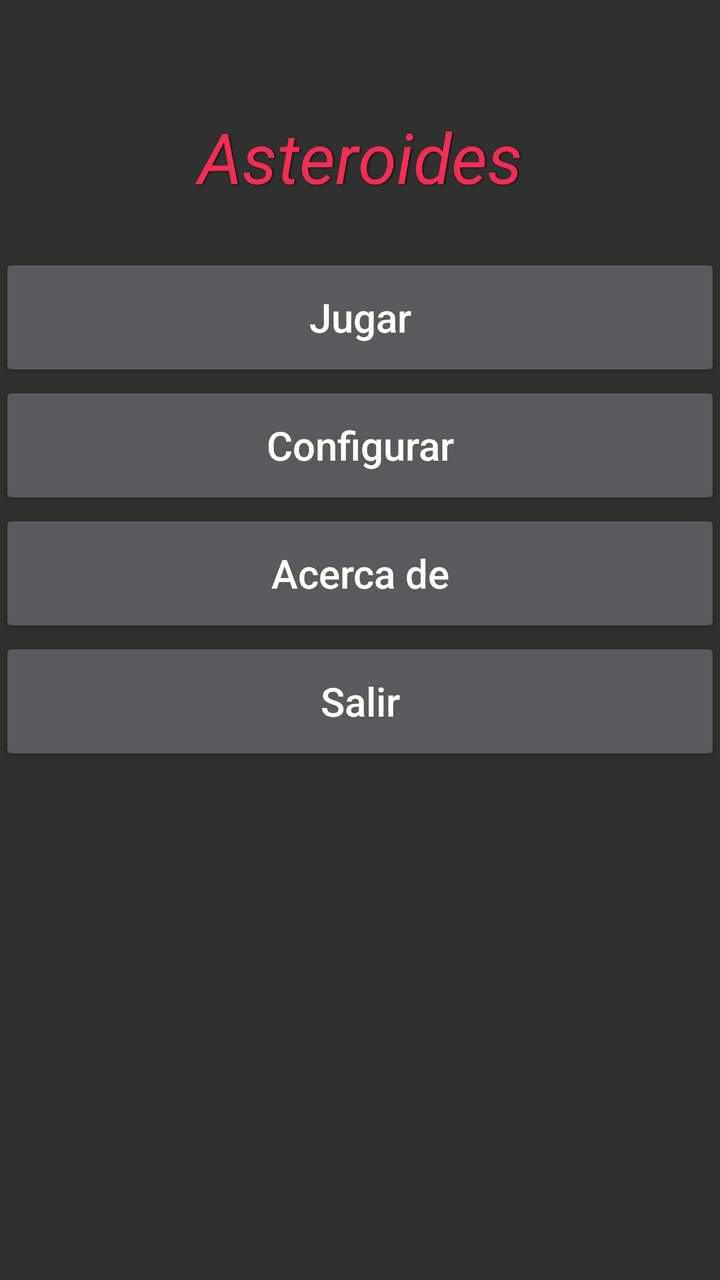
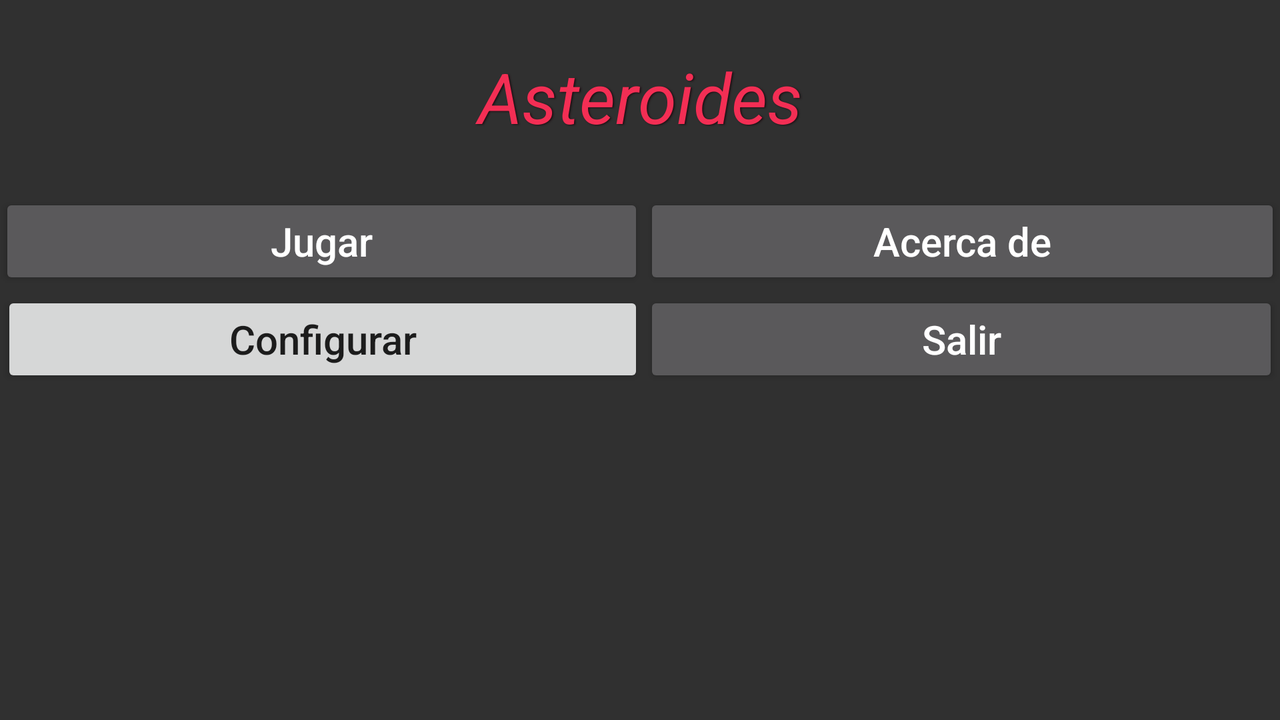

First picture: res/layout/ on a phone held upright. Second picture: the repository's own variant of that layout, on a device whose configuration matches the variant's folder. Source for both follows.
<!-- AndroidManifest.xml: activity theme TemaAsteroides -->
<!-- res/layout/activity_main.xml -->
<LinearLayout xmlns:android="http://schemas.android.com/apk/res/android"
    xmlns:tools="http://schemas.android.com/tools"
    android:layout_width="match_parent"
    android:layout_height="match_parent"
    android:paddingLeft="@dimen/activity_horizontal_margin"
    android:paddingRight="@dimen/activity_horizontal_margin"
    android:paddingTop="@dimen/activity_vertical_margin"
    android:paddingBottom="@dimen/activity_vertical_margin"
    android:background="@color/background_material_dark"
    tools:context=".MainActivity"
    android:orientation="vertical"
    android:weightSum="1">

    <TextView android:text="@string/app_name"
        style="@style/TextoAsteroides"
        android:gravity="center_horizontal"
        android:layout_marginTop="50dp" />

    <Button
        android:layout_width="fill_parent"
        android:layout_height="wrap_content"
        android:textAllCaps="false"
        android:textSize="20sp"
        android:layout_marginTop="20dp"
        android:text="@string/jugar"
        android:id="@+id/button2"
        android:layout_weight="0.05" />

    <Button
        android:layout_width="fill_parent"
        android:layout_height="wrap_content"
        android:layout_weight="0.05"
        android:textAllCaps="false"
        android:textSize="20sp"
        android:text="@string/configurar"
        android:id="@+id/button"/>

    <Button
        android:layout_width="fill_parent"
        android:layout_height="wrap_content"
        android:layout_weight="0.05"
        android:textAllCaps="false"
        android:textSize="20sp"
        android:text="@string/acercade"
        android:id="@+id/button3"
        android:onClick="lanzarAcercaDe"/>

    <Button
        android:layout_width="fill_parent"
        android:layout_height="wrap_content"
        android:layout_weight="0.05"
        android:textAllCaps="false"
        android:textSize="20sp"
        android:text="@string/salir"
        android:id="@+id/button4" />


</LinearLayout>
<!-- resources referenced by this layout -->
<resources>
  <string name="acercade">Acerca de</string>
  <string name="app_name">Asteroides</string>
  <string name="configurar">Configurar</string>
  <string name="jugar">Jugar</string>
  <string name="salir">Salir</string>
  <style name="TextoAsteroides">
          <item name="android:layout_width">match_parent</item>
          <item name="android:layout_height">wrap_content</item>
          <item name="android:textColor">#fff32e54</item>
          <item name="android:shadowColor">#bb1a060b</item>
          <item name="android:shadowRadius">1.5</item>
          <item name="android:shadowDx">2</item>
          <item name="android:shadowDy">1</item>
          <item name="android:textStyle">italic</item>
          <item name="android:textSize">35sp</item>
          <item name="android:padding">5dp</item>
      </style>
  <style name="TemaAsteroides" parent="Theme.AppCompat.NoActionBar">
          <item name="android:layout_width">match_parent</item>
          <item name="android:layout_height">wrap_content</item>
      </style>
</resources>
<!-- res/layout-land/activity_main.xml (the author's variant of the layout above) -->
<!-- drawn on the phone turned sideways -->
<LinearLayout xmlns:android="http://schemas.android.com/apk/res/android"
    xmlns:tools="http://schemas.android.com/tools"
    android:layout_width="match_parent"
    android:layout_height="match_parent"
    android:paddingLeft="@dimen/activity_horizontal_margin"
    android:paddingRight="@dimen/activity_horizontal_margin"
    android:paddingTop="@dimen/activity_vertical_margin"
    android:paddingBottom="@dimen/activity_vertical_margin"
    android:background="@color/background_material_dark"
    tools:context=".MainActivity"
    android:orientation="vertical"
    android:weightSum="1">

    <TextView android:text="@string/app_name"
        style="@style/TextoAsteroides"
        android:gravity="center_horizontal"
        android:layout_marginTop="20dp" />

<TableLayout xmlns:android="http://schemas.android.com/apk/res/android"
    android:id="@+id/tableLayout1"
    android:layout_width="fill_parent"
    android:layout_height="fill_parent">
    
    <TableRow
        android:id="@+id/tableRow1"
        android:layout_width="wrap_content"
        android:layout_height="wrap_content">
    <Button
        android:layout_width="fill_parent"
        android:layout_height="wrap_content"
        android:layout_weight="0.5"
        android:textAllCaps="false"
        android:textSize="20sp"
        android:layout_marginTop="20dp"
        android:text="@string/jugar"
        android:id="@+id/button2"/>

    <Button
        android:layout_width="fill_parent"
        android:layout_height="wrap_content"
        android:layout_weight="0.5"
        android:textAllCaps="false"
        android:layout_marginTop="20dp"
        android:textSize="20sp"
        android:text="@string/acercade"
        android:id="@+id/button3" />
    </TableRow>
    <TableRow
        android:id="@+id/tableRow2"
        android:layout_width="wrap_content"
        android:layout_height="wrap_content"
        android:padding="1dip">
    <Button
        android:layout_width="fill_parent"
        android:layout_height="fill_parent"
        android:layout_weight="0.5"
        android:textAllCaps="false"
        android:textSize="20sp"
        android:text="@string/configurar"
        android:theme="@style/AppTheme"
        android:id="@+id/button"/>

        <Button
            android:layout_width="fill_parent"
            android:layout_height="wrap_content"
            android:layout_weight="0.5"
            android:textAllCaps="false"
            android:textSize="20sp"
            android:text="@string/salir"
            android:id="@+id/button4" />
    </TableRow>
</TableLayout>


</LinearLayout>
<!-- resources referenced by the variant -->
<!-- as the phone turned sideways resolves them -->
<resources>
  <string name="acercade">Acerca de</string>
  <string name="app_name">Asteroides</string>
  <string name="configurar">Configurar</string>
  <string name="jugar">Jugar</string>
  <string name="salir">Salir</string>
  <style name="AppTheme" parent="Theme.AppCompat.Light.DarkActionBar">
          
      </style>
  <style name="TextoAsteroides">
          <item name="android:layout_width">match_parent</item>
          <item name="android:layout_height">wrap_content</item>
          <item name="android:textColor">#fff32e54</item>
          <item name="android:shadowColor">#bb1a060b</item>
          <item name="android:shadowRadius">1.5</item>
          <item name="android:shadowDx">2</item>
          <item name="android:shadowDy">1</item>
          <item name="android:textStyle">italic</item>
          <item name="android:textSize">35sp</item>
          <item name="android:padding">5dp</item>
      </style>
  <style name="TemaAsteroides" parent="Theme.AppCompat.NoActionBar">
          <item name="android:layout_width">match_parent</item>
          <item name="android:layout_height">wrap_content</item>
      </style>
</resources>
